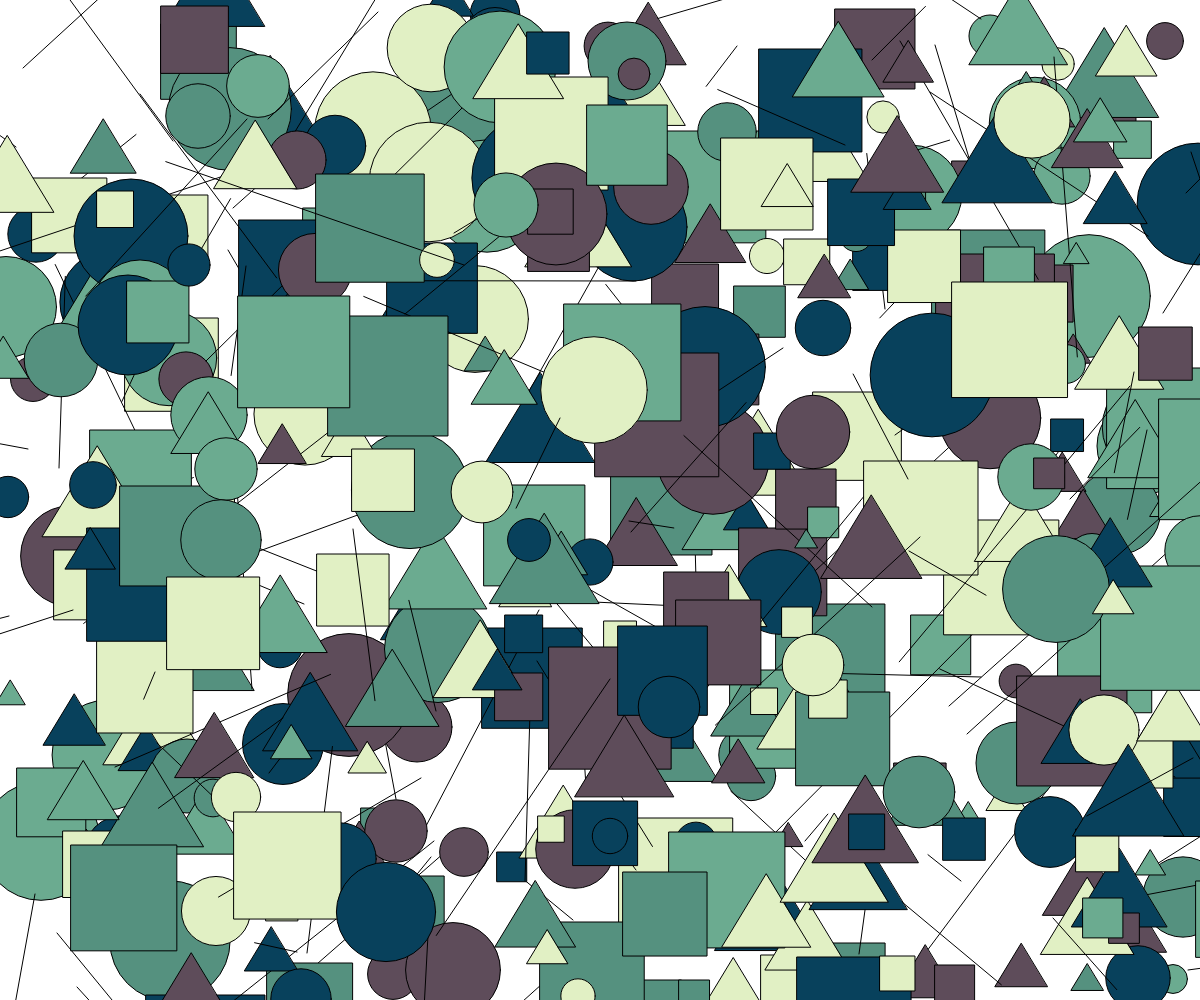
Frame 1 (no input)
Frame 60 (no input): identical to frame 1, image omitted
Frame 120 (the mouse pressed at the canvas centre since frame 60): identical to frame 1, image omitted

The p5.js sketch that drew this single still picture (run headless with seeded random() and noise() and a simulated clock; from frame 60 on, the mouse is pressed at the canvas centre):

// p5.js sketch
// ── sketch.js
const canvasWidth = window.innerWidth;
const canvasHeight = window.innerHeight; 
const colors = ["#08415c", "#e1f0c4", "#6bab90", "#55917f", "#5e4c5a"];

function randomFloat(min, max) { 
	// min and max included 
	return Math.random() * (max - min) + min;
}

function randomInt(min, max) { 
	// min and max included 
	return Math.floor(Math.random() * (max - min + 1)) + min;
}

function setup() {
    createCanvas(canvasWidth, canvasHeight);
    // frameRate(2);
    //clear();
    let counter = 0;
    while(counter <500) {

    colorId = randomInt(0,4)
    fill(colors[colorId]);

    // draw a random circle:
    let x = randomInt(0, canvasWidth);
    let y = randomInt(0, canvasHeight);
    let size = randomFloat(25, 125);
    //console.log("X", x, " Y:", y," Size:", size)
    shapeId = Math.random()*4;
    if(shapeId < 1) {
    circle(x, y, size);
    } else if (shapeId > 0 && shapeId < 2) {
        square(x, y, size);
    } else if (shapeId > 1 && shapeId < 3) {
        triangle(
        x, y - size / 2, 
        x - size / 2.25, y + size / 4.3,
        x + size / 2.25, y + size / 4.3
        );
    } else {
        let coefX = randomFloat(-3, 3);
        let coefY = randomFloat(-3, 3);
        line(x, y, x + size * coefX, y + size * coefY);
    }
    counter++;
   }
}

countr = 0;
// // anything that you want to animate goes in this function:  
function draw() {
//     //clear();
//     let counter = 0;
//    // while(counter <500) {

//     colorId = parseInt(Math.random() * 4, 10)
//     fill(colors[colorId]);

//     // draw a random circle:
//     let x = randomInt(0, canvasWidth);
//     let y = randomInt(0, canvasHeight);
//     let size = randomFloat(25, 125);
//     console.log("X", x, " Y:", y," Size:", size)
//     shapeId = Math.random()*2
//     if(shapeId ==0) {
//     circle(x, y, size);
//     } else if (shapeId == 1) {
//         square(x, y, size);
//     } else if (shapeId ==2) {
//         // triangle(
//     x, y - size / 2, 
//     x - size / 2.25, y + size / 4.3,
//     x + size / 2.25, y + size / 4.3
//     }
//     counter++;
//    // }

}



// // 3. draw a random line:
